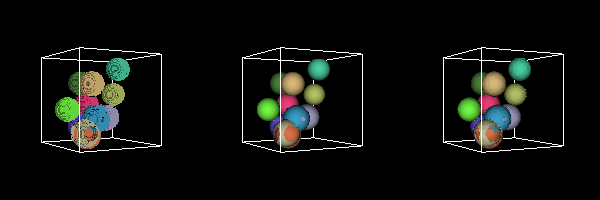

Write the Python code that produced this figure.
#!/usr/bin/env python

# Extract 3D label boundaries from random blob spheres using vtkSurfaceNets3D,
# comparing no smoothing, constrained smoothing, and windowed sinc smoothing
# in three viewports.

from math import cos, sin, pi

# Factory overrides
import vtkmodules.vtkInteractionStyle  # noqa: F401
import vtkmodules.vtkRenderingOpenGL2  # noqa: F401

from vtkmodules.vtkCommonCore import (
    vtkLookupTable,
    vtkMath,
)
from vtkmodules.vtkCommonDataModel import (
    vtkImageData,
    vtkSphere,
)
from vtkmodules.vtkFiltersCore import (
    vtkSurfaceNets3D,
    vtkWindowedSincPolyDataFilter,
)
from vtkmodules.vtkFiltersModeling import vtkImageDataOutlineFilter
from vtkmodules.vtkImagingCore import vtkImageThreshold
from vtkmodules.vtkImagingHybrid import vtkSampleFunction
from vtkmodules.vtkImagingMath import vtkImageMathematics
from vtkmodules.vtkRenderingCore import (
    vtkActor,
    vtkPolyDataMapper,
    vtkRenderWindow,
    vtkRenderWindowInteractor,
    vtkRenderer,
)

vtk_math = vtkMath()

dim = 128
num_blobs = 12
radius = 10

# Generate random colors for lookup table
lookup_table = vtkLookupTable()
lookup_table.SetNumberOfColors(num_blobs + 1)
lookup_table.SetTableRange(0, num_blobs)
lookup_table.SetScaleToLinear()
lookup_table.Build()
lookup_table.SetTableValue(0, 0, 0, 0, 1)
vtk_math.RandomSeed(5071)
for i in range(1, num_blobs + 1):
    lookup_table.SetTableValue(i, vtk_math.Random(0.2, 1),
                      vtk_math.Random(0.2, 1), vtk_math.Random(0.2, 1), 1)

# Build composite blob image from random spheres
blob_image = vtkImageData()

sphere_0 = vtkSphere()
sphere_0.SetRadius(radius)
sphere_0.SetCenter(10, 18, 1)
sampler_0 = vtkSampleFunction()
sampler_0.SetImplicitFunction(sphere_0)
sampler_0.SetOutputScalarTypeToFloat()
sampler_0.SetSampleDimensions(dim, dim, dim)
sampler_0.SetModelBounds(-50, 50, -50, 50, -50, 50)
threshold_0 = vtkImageThreshold()
threshold_0.SetInputConnection(sampler_0.GetOutputPort())
threshold_0.ThresholdByLower(radius * radius)
threshold_0.ReplaceInOn()
threshold_0.ReplaceOutOn()
threshold_0.SetInValue(1)
threshold_0.SetOutValue(0)
threshold_0.Update()
blob_image.DeepCopy(threshold_0.GetOutput())
max_value_0 = vtkImageMathematics()
max_value_0.SetInputData(0, blob_image)
max_value_0.SetInputData(1, threshold_0.GetOutput())
max_value_0.SetOperationToMax()
max_value_0.Modified()
max_value_0.Update()
blob_image.DeepCopy(max_value_0.GetOutput())

sphere_1 = vtkSphere()
sphere_1.SetRadius(radius)
sphere_1.SetCenter(8, -18, 28)
sampler_1 = vtkSampleFunction()
sampler_1.SetImplicitFunction(sphere_1)
sampler_1.SetOutputScalarTypeToFloat()
sampler_1.SetSampleDimensions(dim, dim, dim)
sampler_1.SetModelBounds(-50, 50, -50, 50, -50, 50)
threshold_1 = vtkImageThreshold()
threshold_1.SetInputConnection(sampler_1.GetOutputPort())
threshold_1.ThresholdByLower(radius * radius)
threshold_1.ReplaceInOn()
threshold_1.ReplaceOutOn()
threshold_1.SetInValue(2)
threshold_1.SetOutValue(0)
threshold_1.Update()
max_value_1 = vtkImageMathematics()
max_value_1.SetInputData(0, blob_image)
max_value_1.SetInputData(1, threshold_1.GetOutput())
max_value_1.SetOperationToMax()
max_value_1.Modified()
max_value_1.Update()
blob_image.DeepCopy(max_value_1.GetOutput())

sphere_2 = vtkSphere()
sphere_2.SetRadius(radius)
sphere_2.SetCenter(7, -38, -12)
sampler_2 = vtkSampleFunction()
sampler_2.SetImplicitFunction(sphere_2)
sampler_2.SetOutputScalarTypeToFloat()
sampler_2.SetSampleDimensions(dim, dim, dim)
sampler_2.SetModelBounds(-50, 50, -50, 50, -50, 50)
threshold_2 = vtkImageThreshold()
threshold_2.SetInputConnection(sampler_2.GetOutputPort())
threshold_2.ThresholdByLower(radius * radius)
threshold_2.ReplaceInOn()
threshold_2.ReplaceOutOn()
threshold_2.SetInValue(3)
threshold_2.SetOutValue(0)
threshold_2.Update()
max_value_2 = vtkImageMathematics()
max_value_2.SetInputData(0, blob_image)
max_value_2.SetInputData(1, threshold_2.GetOutput())
max_value_2.SetOperationToMax()
max_value_2.Modified()
max_value_2.Update()
blob_image.DeepCopy(max_value_2.GetOutput())

sphere_3 = vtkSphere()
sphere_3.SetRadius(radius)
sphere_3.SetCenter(32, -36, 31)
sampler_3 = vtkSampleFunction()
sampler_3.SetImplicitFunction(sphere_3)
sampler_3.SetOutputScalarTypeToFloat()
sampler_3.SetSampleDimensions(dim, dim, dim)
sampler_3.SetModelBounds(-50, 50, -50, 50, -50, 50)
threshold_3 = vtkImageThreshold()
threshold_3.SetInputConnection(sampler_3.GetOutputPort())
threshold_3.ThresholdByLower(radius * radius)
threshold_3.ReplaceInOn()
threshold_3.ReplaceOutOn()
threshold_3.SetInValue(4)
threshold_3.SetOutValue(0)
threshold_3.Update()
max_value_3 = vtkImageMathematics()
max_value_3.SetInputData(0, blob_image)
max_value_3.SetInputData(1, threshold_3.GetOutput())
max_value_3.SetOperationToMax()
max_value_3.Modified()
max_value_3.Update()
blob_image.DeepCopy(max_value_3.GetOutput())

sphere_4 = vtkSphere()
sphere_4.SetRadius(radius)
sphere_4.SetCenter(6, 20, -35)
sampler_4 = vtkSampleFunction()
sampler_4.SetImplicitFunction(sphere_4)
sampler_4.SetOutputScalarTypeToFloat()
sampler_4.SetSampleDimensions(dim, dim, dim)
sampler_4.SetModelBounds(-50, 50, -50, 50, -50, 50)
threshold_4 = vtkImageThreshold()
threshold_4.SetInputConnection(sampler_4.GetOutputPort())
threshold_4.ThresholdByLower(radius * radius)
threshold_4.ReplaceInOn()
threshold_4.ReplaceOutOn()
threshold_4.SetInValue(5)
threshold_4.SetOutValue(0)
threshold_4.Update()
max_value_4 = vtkImageMathematics()
max_value_4.SetInputData(0, blob_image)
max_value_4.SetInputData(1, threshold_4.GetOutput())
max_value_4.SetOperationToMax()
max_value_4.Modified()
max_value_4.Update()
blob_image.DeepCopy(max_value_4.GetOutput())

sphere_5 = vtkSphere()
sphere_5.SetRadius(radius)
sphere_5.SetCenter(26, -11, -29)
sampler_5 = vtkSampleFunction()
sampler_5.SetImplicitFunction(sphere_5)
sampler_5.SetOutputScalarTypeToFloat()
sampler_5.SetSampleDimensions(dim, dim, dim)
sampler_5.SetModelBounds(-50, 50, -50, 50, -50, 50)
threshold_5 = vtkImageThreshold()
threshold_5.SetInputConnection(sampler_5.GetOutputPort())
threshold_5.ThresholdByLower(radius * radius)
threshold_5.ReplaceInOn()
threshold_5.ReplaceOutOn()
threshold_5.SetInValue(6)
threshold_5.SetOutValue(0)
threshold_5.Update()
max_value_5 = vtkImageMathematics()
max_value_5.SetInputData(0, blob_image)
max_value_5.SetInputData(1, threshold_5.GetOutput())
max_value_5.SetOperationToMax()
max_value_5.Modified()
max_value_5.Update()
blob_image.DeepCopy(max_value_5.GetOutput())

sphere_6 = vtkSphere()
sphere_6.SetRadius(radius)
sphere_6.SetCenter(-38, 7, -30)
sampler_6 = vtkSampleFunction()
sampler_6.SetImplicitFunction(sphere_6)
sampler_6.SetOutputScalarTypeToFloat()
sampler_6.SetSampleDimensions(dim, dim, dim)
sampler_6.SetModelBounds(-50, 50, -50, 50, -50, 50)
threshold_6 = vtkImageThreshold()
threshold_6.SetInputConnection(sampler_6.GetOutputPort())
threshold_6.ThresholdByLower(radius * radius)
threshold_6.ReplaceInOn()
threshold_6.ReplaceOutOn()
threshold_6.SetInValue(7)
threshold_6.SetOutValue(0)
threshold_6.Update()
max_value_6 = vtkImageMathematics()
max_value_6.SetInputData(0, blob_image)
max_value_6.SetInputData(1, threshold_6.GetOutput())
max_value_6.SetOperationToMax()
max_value_6.Modified()
max_value_6.Update()
blob_image.DeepCopy(max_value_6.GetOutput())

sphere_7 = vtkSphere()
sphere_7.SetRadius(radius)
sphere_7.SetCenter(0, -5, -30)
sampler_7 = vtkSampleFunction()
sampler_7.SetImplicitFunction(sphere_7)
sampler_7.SetOutputScalarTypeToFloat()
sampler_7.SetSampleDimensions(dim, dim, dim)
sampler_7.SetModelBounds(-50, 50, -50, 50, -50, 50)
threshold_7 = vtkImageThreshold()
threshold_7.SetInputConnection(sampler_7.GetOutputPort())
threshold_7.ThresholdByLower(radius * radius)
threshold_7.ReplaceInOn()
threshold_7.ReplaceOutOn()
threshold_7.SetInValue(8)
threshold_7.SetOutValue(0)
threshold_7.Update()
max_value_7 = vtkImageMathematics()
max_value_7.SetInputData(0, blob_image)
max_value_7.SetInputData(1, threshold_7.GetOutput())
max_value_7.SetOperationToMax()
max_value_7.Modified()
max_value_7.Update()
blob_image.DeepCopy(max_value_7.GetOutput())

sphere_8 = vtkSphere()
sphere_8.SetRadius(radius)
sphere_8.SetCenter(25, -19, 36)
sampler_8 = vtkSampleFunction()
sampler_8.SetImplicitFunction(sphere_8)
sampler_8.SetOutputScalarTypeToFloat()
sampler_8.SetSampleDimensions(dim, dim, dim)
sampler_8.SetModelBounds(-50, 50, -50, 50, -50, 50)
threshold_8 = vtkImageThreshold()
threshold_8.SetInputConnection(sampler_8.GetOutputPort())
threshold_8.ThresholdByLower(radius * radius)
threshold_8.ReplaceInOn()
threshold_8.ReplaceOutOn()
threshold_8.SetInValue(9)
threshold_8.SetOutValue(0)
threshold_8.Update()
max_value_8 = vtkImageMathematics()
max_value_8.SetInputData(0, blob_image)
max_value_8.SetInputData(1, threshold_8.GetOutput())
max_value_8.SetOperationToMax()
max_value_8.Modified()
max_value_8.Update()
blob_image.DeepCopy(max_value_8.GetOutput())

sphere_9 = vtkSphere()
sphere_9.SetRadius(radius)
sphere_9.SetCenter(9, -31, -30)
sampler_9 = vtkSampleFunction()
sampler_9.SetImplicitFunction(sphere_9)
sampler_9.SetOutputScalarTypeToFloat()
sampler_9.SetSampleDimensions(dim, dim, dim)
sampler_9.SetModelBounds(-50, 50, -50, 50, -50, 50)
threshold_9 = vtkImageThreshold()
threshold_9.SetInputConnection(sampler_9.GetOutputPort())
threshold_9.ThresholdByLower(radius * radius)
threshold_9.ReplaceInOn()
threshold_9.ReplaceOutOn()
threshold_9.SetInValue(10)
threshold_9.SetOutValue(0)
threshold_9.Update()
max_value_9 = vtkImageMathematics()
max_value_9.SetInputData(0, blob_image)
max_value_9.SetInputData(1, threshold_9.GetOutput())
max_value_9.SetOperationToMax()
max_value_9.Modified()
max_value_9.Update()
blob_image.DeepCopy(max_value_9.GetOutput())

sphere_10 = vtkSphere()
sphere_10.SetRadius(radius)
sphere_10.SetCenter(38, -33, 38)
sampler_10 = vtkSampleFunction()
sampler_10.SetImplicitFunction(sphere_10)
sampler_10.SetOutputScalarTypeToFloat()
sampler_10.SetSampleDimensions(dim, dim, dim)
sampler_10.SetModelBounds(-50, 50, -50, 50, -50, 50)
threshold_10 = vtkImageThreshold()
threshold_10.SetInputConnection(sampler_10.GetOutputPort())
threshold_10.ThresholdByLower(radius * radius)
threshold_10.ReplaceInOn()
threshold_10.ReplaceOutOn()
threshold_10.SetInValue(11)
threshold_10.SetOutValue(0)
threshold_10.Update()
max_value_10 = vtkImageMathematics()
max_value_10.SetInputData(0, blob_image)
max_value_10.SetInputData(1, threshold_10.GetOutput())
max_value_10.SetOperationToMax()
max_value_10.Modified()
max_value_10.Update()
blob_image.DeepCopy(max_value_10.GetOutput())

sphere_11 = vtkSphere()
sphere_11.SetRadius(radius)
sphere_11.SetCenter(-33, 37, -12)
sampler_11 = vtkSampleFunction()
sampler_11.SetImplicitFunction(sphere_11)
sampler_11.SetOutputScalarTypeToFloat()
sampler_11.SetSampleDimensions(dim, dim, dim)
sampler_11.SetModelBounds(-50, 50, -50, 50, -50, 50)
threshold_11 = vtkImageThreshold()
threshold_11.SetInputConnection(sampler_11.GetOutputPort())
threshold_11.ThresholdByLower(radius * radius)
threshold_11.ReplaceInOn()
threshold_11.ReplaceOutOn()
threshold_11.SetInValue(12)
threshold_11.SetOutValue(0)
threshold_11.Update()
max_value_11 = vtkImageMathematics()
max_value_11.SetInputData(0, blob_image)
max_value_11.SetInputData(1, threshold_11.GetOutput())
max_value_11.SetOperationToMax()
max_value_11.Modified()
max_value_11.Update()
blob_image.DeepCopy(max_value_11.GetOutput())

# Apply orientation (rotation about Y axis)
angle = pi / 6
orientation = [
    -cos(angle), 0, sin(angle),
    0, 1, 0,
    sin(angle), 0, cos(angle),
]
blob_image.SetDirectionMatrix(orientation)

# --- Viewport 0: no smoothing ---
surface_nets_0 = vtkSurfaceNets3D()
surface_nets_0.SetInputData(blob_image)
surface_nets_0.GenerateLabels(num_blobs, 1, num_blobs)
surface_nets_0.GetSmoother().SetNumberOfIterations(0)
surface_nets_0.Update()

mapper_0 = vtkPolyDataMapper()
mapper_0.SetInputConnection(surface_nets_0.GetOutputPort())
mapper_0.SetLookupTable(lookup_table)
mapper_0.SetScalarRange(0, lookup_table.GetNumberOfColors())

actor_0 = vtkActor()
actor_0.SetMapper(mapper_0)

outline_0 = vtkImageDataOutlineFilter()
outline_0.SetInputData(blob_image)

outline_mapper_0 = vtkPolyDataMapper()
outline_mapper_0.SetInputConnection(outline_0.GetOutputPort())

outline_actor_0 = vtkActor()
outline_actor_0.SetMapper(outline_mapper_0)
outline_actor_0.GetProperty().SetColor(1, 1, 1)

# --- Viewport 1: constrained smoothing ---
surface_nets_1 = vtkSurfaceNets3D()
surface_nets_1.SetInputData(blob_image)
surface_nets_1.GenerateLabels(num_blobs, 1, num_blobs)
surface_nets_1.GetSmoother().SetNumberOfIterations(50)
surface_nets_1.GetSmoother().SetRelaxationFactor(0.5)
surface_nets_1.GetSmoother().SetConstraintDistance(1)
surface_nets_1.SetOutputMeshTypeToTriangles()
surface_nets_1.SetOutputStyleToBoundary()
surface_nets_1.Update()

mapper_1 = vtkPolyDataMapper()
mapper_1.SetInputConnection(surface_nets_1.GetOutputPort())
mapper_1.SetLookupTable(lookup_table)
mapper_1.SetScalarRange(0, lookup_table.GetNumberOfColors())

actor_1 = vtkActor()
actor_1.SetMapper(mapper_1)

outline_1 = vtkImageDataOutlineFilter()
outline_1.SetInputData(blob_image)

outline_mapper_1 = vtkPolyDataMapper()
outline_mapper_1.SetInputConnection(outline_1.GetOutputPort())

outline_actor_1 = vtkActor()
outline_actor_1.SetMapper(outline_mapper_1)
outline_actor_1.GetProperty().SetColor(1, 1, 1)

# --- Viewport 2: windowed sinc smoothing ---
surface_nets_2 = vtkSurfaceNets3D()
surface_nets_2.SetInputData(blob_image)
surface_nets_2.GenerateLabels(num_blobs, 1, num_blobs)
surface_nets_2.SmoothingOff()
surface_nets_2.SetOutputMeshTypeToQuads()

smoother = vtkWindowedSincPolyDataFilter()
smoother.SetInputConnection(surface_nets_2.GetOutputPort())
smoother.SetNumberOfIterations(40)
smoother.FeatureEdgeSmoothingOff()
smoother.BoundarySmoothingOff()
smoother.NonManifoldSmoothingOff()
smoother.SetWindowFunctionToHamming()
smoother.Update()

mapper_2 = vtkPolyDataMapper()
mapper_2.SetInputConnection(smoother.GetOutputPort())
mapper_2.SetLookupTable(lookup_table)
mapper_2.SetScalarRange(0, lookup_table.GetNumberOfColors())

actor_2 = vtkActor()
actor_2.SetMapper(mapper_2)

outline_2 = vtkImageDataOutlineFilter()
outline_2.SetInputData(blob_image)

outline_mapper_2 = vtkPolyDataMapper()
outline_mapper_2.SetInputConnection(outline_2.GetOutputPort())

outline_actor_2 = vtkActor()
outline_actor_2.SetMapper(outline_mapper_2)
outline_actor_2.GetProperty().SetColor(1, 1, 1)

# Three viewports with shared camera
renderer_0 = vtkRenderer()
renderer_0.SetViewport(0, 0, 0.33, 1)
renderer_0.AddActor(actor_0)
renderer_0.AddActor(outline_actor_0)

renderer_1 = vtkRenderer()
renderer_1.SetViewport(0.33, 0, 0.67, 1)
renderer_1.AddActor(actor_1)
renderer_1.AddActor(outline_actor_1)

renderer_2 = vtkRenderer()
renderer_2.SetViewport(0.67, 0, 1, 1)
renderer_2.AddActor(actor_2)
renderer_2.AddActor(outline_actor_2)

# Window
render_window = vtkRenderWindow()
render_window.SetSize(600, 200)
render_window.AddRenderer(renderer_0)
render_window.AddRenderer(renderer_1)
render_window.AddRenderer(renderer_2)
render_window.SetWindowName("surface nets 3dsmoothing modes")

# Scene
renderer_0.ResetCamera()
renderer_1.SetActiveCamera(renderer_0.GetActiveCamera())
renderer_2.SetActiveCamera(renderer_0.GetActiveCamera())

# Interactor
interactor = vtkRenderWindowInteractor()
interactor.SetRenderWindow(render_window)

interactor.Initialize()
interactor.Start()
